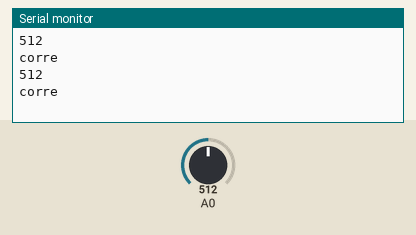
Simulated run of this sketch. Board: Arduino Uno, built with avr-gcc and run on an emulated ATmega328P. Shown: the last lines printed to the serial monitor. The test bench sets the inputs (shaded band); at power-on: A0 = 512.

Above: at 2.3 s.
2.4 s: A0 set to 716
At 3.4 s:
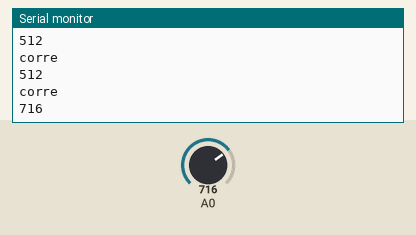
4.5 s: A0 set to 900
At 5.4 s:
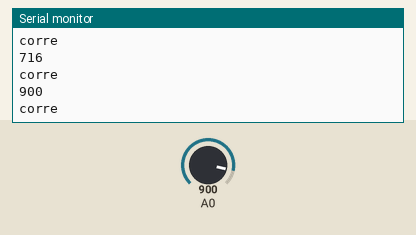
Timing chart, 0 to 7.5 s (numbered marks = the images above; inputs shaded):
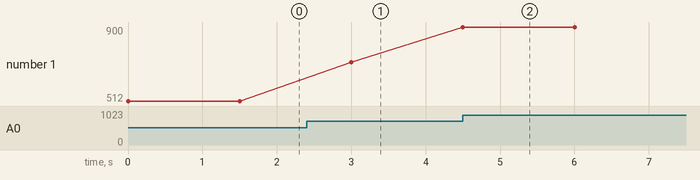

Measured:
- after the input at 2.4 s, the serial monitor: prints a new line after 0.60 s (image 1)
- after the input at 4.5 s, the serial monitor: prints a new line at once (image 2)
- plotted number 1: 512 → 716 after the input at 2.4 s, 716 → 900 after the input at 4.5 s

The sketch:

senso_gas.ino
```cpp
                                       /*
  Capitulo 28 de Arduino desde cero en Español.
  Programa que demuestra el funcionamiento del sensor de gas natural MQ-5 imprimiendo
  en el monitor serial y serial plotter los valores obtenidos cuando el sensor es
  expuesto a gas butano.

  Autor: bitwiseAr

*/

int VALOR;      // almacena valor leido del sensor


void setup(){
  Serial.begin(9600);   // inicializa comunicacion serie a 9600 bps
  // entradas analogicas no requieren inicializacion
}

void loop(){
  VALOR = analogRead(A0); // lee entrada A0 y asigna a variable VALOR
  Serial.println(VALOR);  // imprime en monitor serial el valor
  delay(500);     // breve demora de medio segundo

  if (VALOR >= 200 ){

    Serial.println("corre");
    delay(1000);
  }
}
```
